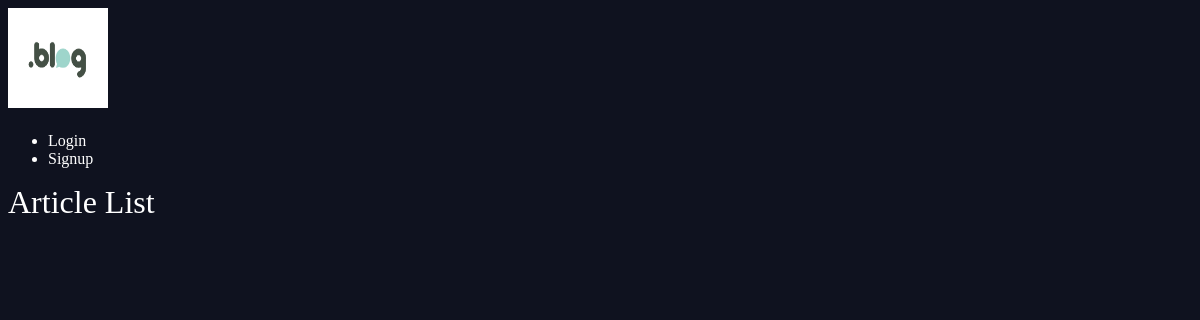
The page /articles/ on the database as committed earlier.
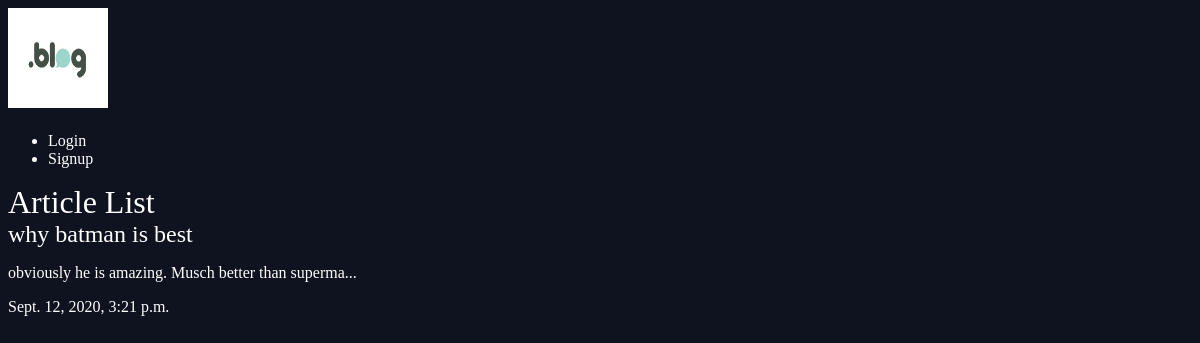
The same page on the database as committed later.
### articles/models.py (models this page shows, shortened)
class Article(models.Model):
    title = models.CharField(max_length=100)
    slug = models.SlugField()
    body = models.TextField()
    date = models.DateTimeField(auto_now_add=True)
    thumb = models.ImageField(default = 'default.png', blank = True)
    author = models.ForeignKey(User, on_delete=models.CASCADE, default=None)
    def snippet(self):
        if len(self.body) <= 50:
            return self.body
        else:
            return self.body[:50] + "..."

### articles/views.py (the view)
# urls.py: path('', views.article_list, name='list'),
def article_list(request):
    articles = Article.objects.all().order_by('date')
    return render(request, 'articles/article_list.html', {'articles':articles})

### articles/templates/articles/article_list.html
{% extends 'base_layout.html' %}
 {% block content %}
    <h1>Article List</h1>
    <div class="articles">
        {% for article in articles %}
        <div class="article">
        <h2><a href="{% url 'articles:detail' slug=article.slug %}">{{article.title}}</a></h2>
        <p>{{article.snippet}}</p>
        <p>{{article.date}}</p>
        </div>
        {% endfor %}
    </div>
 {% endblock %}

Rows that differ between the two databases and show on the page:
added Article: title "why batman is best", snippet "obviously he is amazing. Musch better than superma...", date "Sept. 12, 2020, 3:21 p.m."
